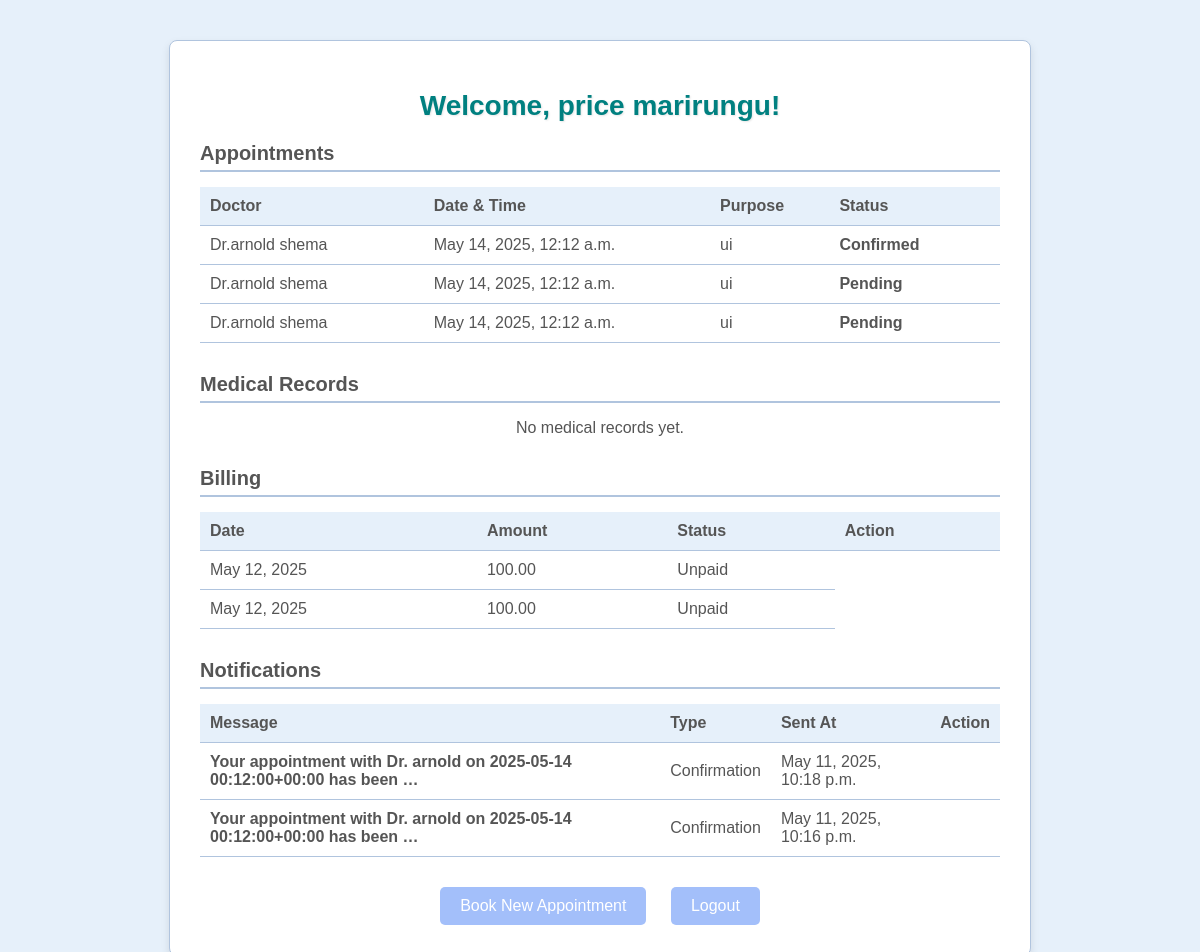
The app's page /appointment/dashboard/ (signed in), older data.
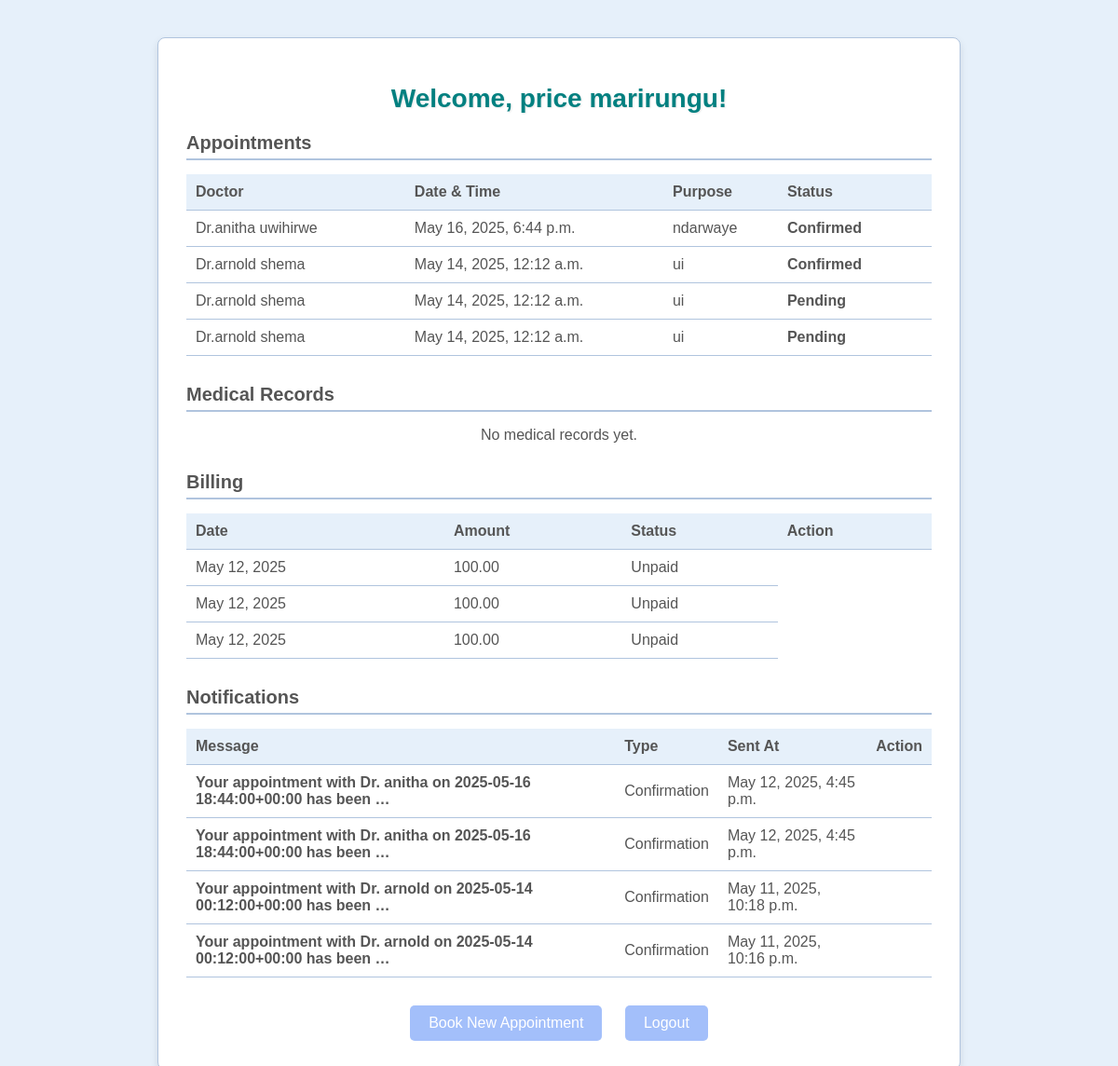
The same page, newer data.
### appointment_app/models.py (models this page shows, shortened)
class Appointment(models.Model):
    patient = models.ForeignKey(
        User,
        on_delete=models.SET_NULL,
        null=True,
        related_name='patient_appointments'
    )
    doctor = models.ForeignKey(
        Doctor,
        on_delete=models.SET_NULL,
        null=True,
        related_name='doctor_appointments'
    )
    date_time = models.DateTimeField()
    status = models.CharField(
        max_length=20,
        choices=[
            ('pending', 'Pending'),
            ('confirmed', 'Confirmed'),
            ('completed', 'Completed'),
            ('cancelled', 'Cancelled'),
        ],
        default='pending',
        help_text="Current status of the appointment."
    )
    purpose = models.TextField(blank=True, null=True)
    created_at = models.DateTimeField(auto_now_add=True)
    updated_at = models.DateTimeField(auto_now=True)
    class Meta:
        db_table = 'appointments'
        verbose_name = 'Appointment'
        verbose_name_plural = 'Appointments'

class Doctor(models.Model):
    SPECIALTY_CHOICES = [
        ('general_surgery', 'General Surgery'),
        ('pediatrics', 'Pediatrics'),
        ('cardiology', 'Cardiology'),
        ('neurology', 'Neurology'),
        ('orthopedics', 'Orthopedics'),
        ('dermatology', 'Dermatology'),
        ('psychiatry', 'Psychiatry'),
        ('radiology', 'Radiology'),
        ('anesthesiology', 'Anesthesiology'),
        ('emergency_medicine', 'Emergency Medicine'),
        ('internal_medicine', 'Internal Medicine'),
        ('obstetrics_gynecology', 'Obstetrics and Gynecology'),
        ('urology', 'Urology'),
        ('gastroenterology', 'Gastroenterology'),
        ('endocrinology', 'Endocrinology'),
        ('pulmonology', 'Pulmonology'),
        ('nephrology', 'Nephrology'),
        ('rheumatology', 'Rheumatology'),
        ('infectious_diseases', 'Infectious Diseases'),
        ('ophthalmology', 'Ophthalmology'),
        ('otolaryngology', 'Otolaryngology'),
        ('plastic_surgery', 'Plastic Surgery'),
        ('pathology', 'Pathology'),
        ('family_medicine', 'Family Medicine'),
        ('sports_medicine', 'Sports Medicine'),
        ('geriatrics', 'Geriatrics'),
        ('other', 'Other')
    ]
    user = models.OneToOneField(
        User,
        on_delete=models.CASCADE,
        related_name='doctor_profile'
    )
    specialty = models.CharField(
        max_length=100,
        choices=SPECIALTY_CHOICES,
        help_text="The medical specialty of the doctor.",
        default='general_surgery'
    )
    license_number = models.CharField(max_length=50, unique=True)
    qualification = models.TextField(blank=True, null=True)
    experience_years = models.IntegerField(
        validators=[MinValueValidator(0)],
        default=0
    )
    hospital_affiliation = models.CharField(max_length=255, blank=True, null=True)
    profile_image = models.ImageField(
        upload_to='doctor_images/',
        null=True,
        blank=True
    )
    class Meta:
        db_table = 'doctors'
        verbose_name = 'Doctor'
        verbose_name_plural = 'Doctors'

### auth_application/models.py (models this page shows, shortened)
class User(AbstractBaseUser, PermissionsMixin):
    email = models.EmailField(unique=True)
    first_name = models.CharField(max_length=50)
    last_name = models.CharField(max_length=50)
    phone = models.CharField(max_length=20, blank=True, null=True)
    role = models.CharField(
        max_length=20,
        choices=[
            ('patient', 'Patient'),
            ('doctor', 'Doctor'),
            ('admin', 'Admin')
        ],
        default='patient'
    )
    is_active = models.BooleanField(default=True)
    is_staff = models.BooleanField(default=False)
    created_at = models.DateTimeField(auto_now_add=True)
    updated_at = models.DateTimeField(auto_now=True)
    groups = models.ManyToManyField(
        'auth.Group',
        related_name='auth_application_user_groups',
        blank=True,
        help_text='The groups this user belongs to.',
        verbose_name='groups',
    )
    user_permissions = models.ManyToManyField(
        'auth.Permission',
        related_name='auth_application_user_permissions',
        blank=True,
        help_text='Specific permissions for this user.',
        verbose_name='user permissions',
    )
    objects = UserManager()
    USERNAME_FIELD = 'email'
    REQUIRED_FIELDS = ['first_name', 'last_name', 'role']
    class Meta:
        db_table = 'users'

### patient_management_app/models.py (models this page shows, shortened)
class Billing(models.Model):
    patient = models.ForeignKey(
        User,
        on_delete=models.CASCADE,
        related_name='pm_billings',
        limit_choices_to={'role': 'patient'}
    )
    appointment = models.ForeignKey(
        Appointment,
        on_delete=models.SET_NULL,
        null=True,
        blank=True,
        related_name='pm_billings'
    )
    date = models.DateField(auto_now_add=True, help_text="Billing date.")
    amount = models.DecimalField(
        max_digits=10,
        decimal_places=2,
        validators=[MinValueValidator(0)],
        help_text="Billing amount."
    )
    description = models.TextField(help_text="Billing description.")
    status = models.CharField(
        max_length=20,
        choices=[('Paid', 'Paid'), ('Unpaid', 'Unpaid')],
        default='Unpaid',
        help_text="Billing status."
    )
    created_at = models.DateTimeField(auto_now_add=True, help_text="Date and time when the billing was created.")
    class Meta:
        db_table = 'patient_billings'
        verbose_name = 'Billing'
        verbose_name_plural = 'Billings'

class PatientNotification(models.Model):
    patient = models.ForeignKey(
        User,
        on_delete=models.CASCADE,
        related_name='pm_notifications',
        limit_choices_to={'role': 'patient'}
    )
    appointment = models.ForeignKey(
        Appointment,
        on_delete=models.SET_NULL,
        null=True,
        blank=True,
        related_name='pm_notifications'
    )
    message = models.TextField(help_text="Notification message.")
    type = models.CharField(
        max_length=20,
        choices=[('reminder', 'Reminder'), ('confirmation', 'Confirmation'), ('billing', 'Billing')],
        help_text="Type of notification."
    )
    sent_at = models.DateTimeField(auto_now_add=True, help_text="Date and time when the notification was sent.")
    is_read = models.BooleanField(default=False, help_text="Whether the notification has been read.")
    class Meta:
        db_table = 'patient_notifications'
        verbose_name = 'Patient Notification'
        verbose_name_plural = 'Patient Notifications'

### appointment_app/views.py (the view)
# urls.py: path('dashboard/', views.dashboard, name='dashboard'),
@login_required
def dashboard(request):
    if request.user.role not in ['patient', 'doctor']:
        messages.error(request, 'Access denied: Invalid role.')
        return redirect('auth_application:login')
    if request.user.role == 'patient':
        appointments = Appointment.objects.filter(patient=request.user).order_by('-date_time')
        records = MedicalRecord.objects.filter(patient=request.user).order_by('-date')
        bills = Billing.objects.filter(patient=request.user).order_by('-date')
        notifications = PatientNotification.objects.filter(patient=request.user).order_by('-sent_at')
        return render(request, 'dashboard.html', {
            'appointments': appointments,
            'records': records,
            'bills': bills,
            'notifications': notifications,
        })
    elif request.user.role == 'doctor':
        doctor = Doctor.objects.get(user=request.user)
        appointments = Appointment.objects.filter(doctor=doctor).order_by('-date_time')
        context = {'appointments': appointments}
    return render(request, 'dashboard.html', context)

### MediHubs/templates/auth_application/dashboard.html (shortened to what the changed rows need)
<!DOCTYPE html>
<html>
<head>
</head>
<body>
    <div class="container">
        <div class="header">
            <h1>Welcome, {{ request.user.first_name }} {{ request.user.last_name }}!</h1>
        </div>
        <div class="section">
            <h2>Appointments</h2>
            {% if appointments %}
            <table class="appointments-table">
                <thead>
                    <tr>
                        <th>Doctor</th>
                        <th> </th>
                        <th>Date & Time</th>
                        <th>Purpose</th>
                        <th>Status</th>
                        <th> </th>
                </thead>
                <tbody>
                    {% for appointment in appointments %}
                    <tr>
                        <td>Dr.{{ appointment.doctor.user.first_name }} {{ appointment.doctor.user.last_name }}</td>
                         <td>
                        </td>
                        <td>{{ appointment.date_time }}</td>
                        <td>{{ appointment.purpose }}</td>
                        <td class="status-{{ appointment.status }}">{{ appointment.status|title|default:"Pending" }}
                        </td>
                        <td>
                        </td>
                    </tr>
                    {% endfor %}
                </tbody>
            </table>
            {% else %}
            <p style="text-align: center; color: #555555;">You have no appointments yet.</p>
            {% endif %}
        </div>
        <div class="section">
            <h2>Medical Records</h2>
        </div>
        <div class="section">
            <h2>Billing</h2>
            {% if bills %}
            <table class="appointments-table">
                <thead>
                    <tr>
                        <th>Date</th>
                        <th>Amount</th>
                        <th>Status</th>
                        <th>Action</th>
                    </tr>
                </thead>
                <tbody>
                    {% for bill in bills %}
                    <tr>
                        <td>{{ bill.date }}</td>
                        <td>{{ bill.amount }}</td>
                        <td>{{ bill.status }}</td>
                    </tr>
                    {% endfor %}
                </tbody>
            </table>
            {% else %}
            <p style="text-align: center; color: #555555;">No bills yet.</p>
            {% endif %}
        </div>
        <div class="section">
            <h2>Notifications</h2>
            {% if notifications %}
            <table class="appointments-table">
                <thead>
                    <tr>
                        <th>Message</th>
                        <th>Type</th>
                        <th>Sent At</th>
                        <th>Action</th>
                    </tr>
                </thead>
                <tbody>
                    {% for notification in notifications %}
                    <tr>
                        <td class="{% if not notification.is_read %}status-pending{% endif %}">
                            {{notification.message|truncatewords:10 }}</td>
                        <td>{{ notification.type|title }}</td>
                        <td>{{ notification.sent_at }}</td>
                        <td>
                        </td>
                    </tr>
                    {% endfor %}
                </tbody>
            </table>
            {% else %}
            <p style="text-align: center; color: #555555;">No notifications yet.</p>
            {% endif %}
        </div>
    </div>
</body>
</html>

Row changes from the older to the newer data that the page shows:
added Appointment: doctor.user.first_name "anitha", doctor.user.last_name "uwihirwe", date_time "May 16, 2025, 6:44 p.m.", purpose "ndarwaye", status "Confirmed"
added Billing: date "May 12, 2025", amount "100.00", status "Unpaid"
added PatientNotification: message "Your appointment with Dr. anitha on 2025-05-16 18:44:00+00:00 has been …", type "Confirmation", sent_at "May 12, 2025, 4:45 p.m."
added PatientNotification: message "Your appointment with Dr. anitha on 2025-05-16 18:44:00+00:00 has been …", type "Confirmation", sent_at "May 12, 2025, 4:45 p.m."
